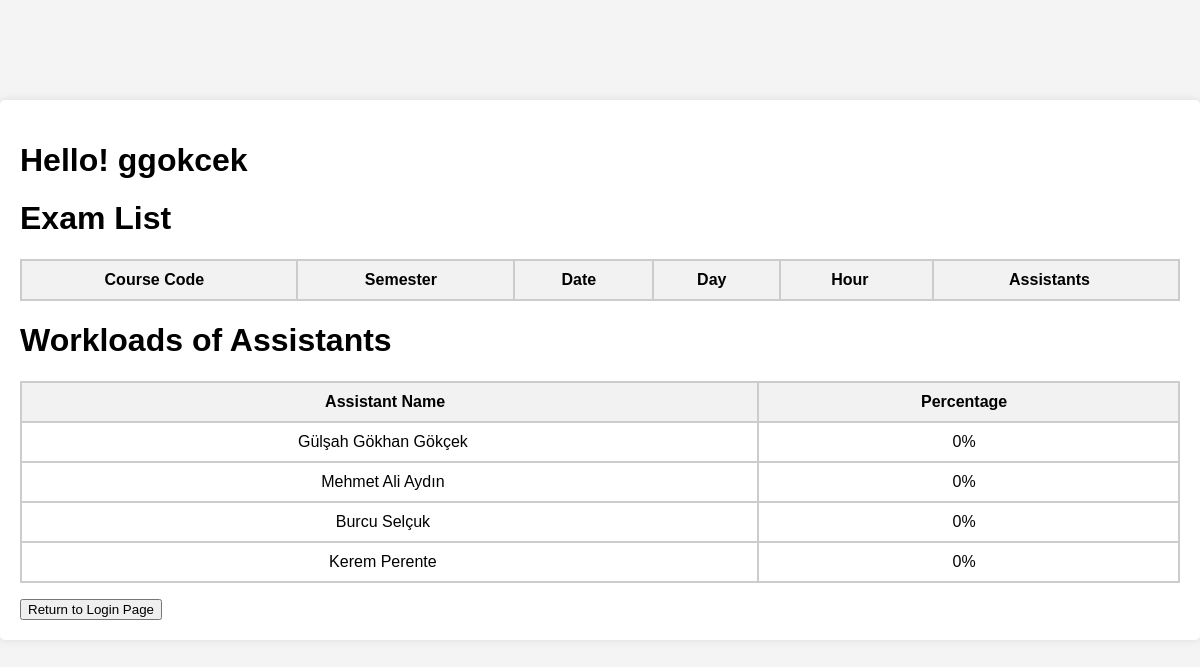
Page /headofdepartmentPage.php (signed in) on the committed database.
### tables this page shows
CREATE TABLE IF NOT EXISTS `employee` (
  `employee_id` int(11) NOT NULL AUTO_INCREMENT,
  `employee_username` varchar(50) NOT NULL,
  `employee_password` varchar(50) NOT NULL,
  `employee_name` varchar(50) NOT NULL,
  `employee_score` varchar(50),
  `employee_type` varchar(50) NOT NULL,
  `department_id` int(11) NOT NULL,
  PRIMARY KEY(`employee_id`),
  FOREIGN KEY (`department_id`) REFERENCES `department` (`department_id`)
);

### headofdepartmentPage.php (the view, shortened to what this page needs)
<!DOCTYPE html>
<html>
<head>
</head>
<?php
$servername = "localhost";
$username = "root";
$password = "mysql";
$dbname = "examplanning_system";
$conn = mysqli_connect($servername, $username, $password, $dbname);
$current_user = $_SESSION['username'];
$sql_current_user_department = "SELECT department_id FROM employee WHERE employee_username ='$current_user'";
$result_current_user_department = mysqli_query($conn, $sql_current_user_department) or die("Error");
$current_user_department = mysqli_fetch_array($result_current_user_department)['department_id'];
?>
<body>
    <div class="headofdepartment-page-container">
        <h1> Hello! <?php echo "$current_user"; ?> </h1>
        <div class="examlist-container">
            <h1>Exam List</h1>
            <table>
                    <thead>
                        <tr>
                            <th>Course Code&nbsp;&nbsp;  </th>
                            <th>Semester&nbsp;&nbsp;  </th>
                            <th>Date&nbsp;&nbsp;  </th>
                            <th>Day&nbsp;&nbsp;  </th>
                            <th>Hour&nbsp; &nbsp; </th>
                            <th>Assistants&nbsp; &nbsp; </th>
                        </tr>
                    </thead>
            </table>
        </div>
        <div class="assistantpercentage-list-container">
            <h1>Workloads of Assistants</h1>
            <table>
                    <thead>
                        <tr>
                            <th>Assistant Name&nbsp;&nbsp;</th>
                            <th>Percentage&nbsp;&nbsp;</th>
                        </tr>
                    </thead>
                    <tbody>
                        <?php
                        $sql_assistants = "SELECT employee.employee_name, employee.employee_score
                        FROM employee
                        WHERE employee.employee_type = 'Assistant' AND employee.department_id = '$current_user_department'
                        ORDER BY employee.employee_score ASC;";
                        $result_assistants = mysqli_query($conn, $sql_assistants);
                        $score_total = 0;
                        while($row_assistants = mysqli_fetch_array($result_assistants)){
                            $score_total = $score_total + $row_assistants['employee_score'];
                        }
                        mysqli_data_seek($result_assistants, 0);
                        ?>
                        <?php if (mysqli_num_rows($result_assistants) > 0 && $score_total != 0) : ?>
                            <?php while($row_assistants = mysqli_fetch_array($result_assistants) ) : ?>
                                <tr>
                                    <td><?= $row_assistants['employee_name']?> &nbsp;&nbsp;</td>
                                    <?php $score_percentage = ($row_assistants['employee_score'] / $score_total)*100 ?>
                                    <td><?= $score_percentage?>%&nbsp;&nbsp;</td>
                                </tr>
                            <?php endwhile ?>
                        <?php else: ?>
                            <?php while($row_assistants = mysqli_fetch_array($result_assistants) ) : ?>
                                <tr>
                                    <td><?= $row_assistants['employee_name']?> &nbsp;&nbsp;</td>
                                    <td>0%&nbsp;&nbsp;</td>
                                </tr>
                            <?php endwhile ?>
                        <?php endif ?>
                    </tbody>
            </table>
            <a href="login.php"><button style="margin-top: 2vh">Return to Login Page </button></a>
        </div>
    </div>
</body>
</html>

### headofdepartmentPage.php (style rules this page uses)
body { display: flex; justify-content: center; align-items: center; height: 100vh; margin: 0; font-family: Arial, sans-serif; background-color: #f4f4f4; height: 80vh; margin: 0; padding: 0; }
.headofdepartment-page-container { width: 160vh; margin: 100px auto 0; background-color: #fff; padding: 20px; border-radius: 5px; box-shadow: 0 0 10px rgba(0, 0, 0, 0.1); }
table { width: 100%; border-collapse: collapse; border:2px solid #000000 }
th, td { padding: 10px; border: 2px solid #ccc; text-align: center; }
th { background-color: #f2f2f2; }

### rows in the picture
employee: employee_name "Gülşah Gökhan Gökçek"
employee: employee_name "Mehmet Ali Aydın"
employee: employee_name "Burcu Selçuk"
employee: employee_name "Kerem Perente"

### other values in the picture
$current_user "ggokcek"
